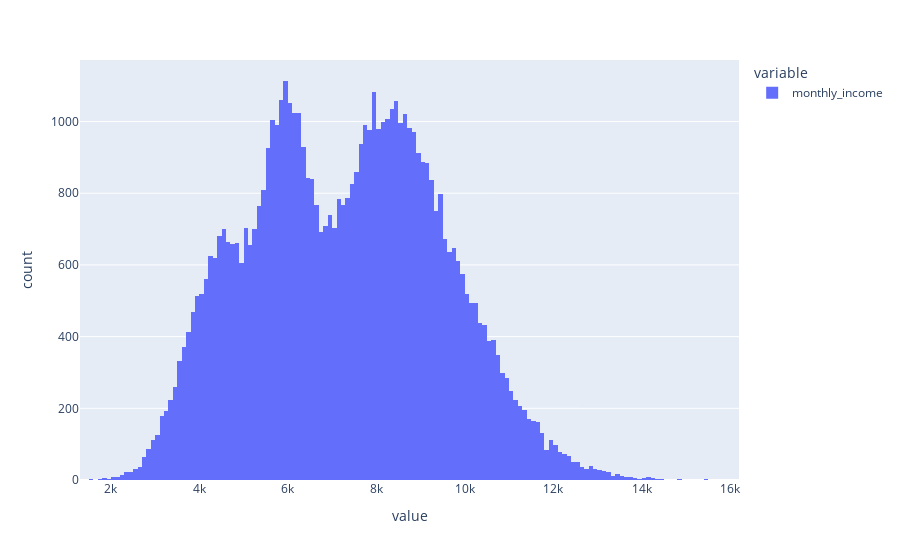

Notebook cell for this chart:
### Markdown cell above
#### Monthly Income

### Code cell
fig = px.histogram(df["monthly_income"])
fig.show()

### Figure 1 — Plotly figure (JSON) as saved in the notebook; plotly's stock layout.template omitted (floating-point values rounded to 4 significant figures; data arrays with more than 128 entries replaced by an {"elided": "..."} marker saying what was removed)
{"data": [{"bingroup": "x", "hovertemplate": "variable=monthly_income<br>value=%{x}<br>count=%{y}<extra></extra>", "legendgroup": "monthly_income", "marker": {"color": "#636efa", "pattern": {"shape": ""}}, "name": "monthly_income", "orientation": "v", "showlegend": true, "type": "histogram", "x": {"elided": "59598 int values"}, "xaxis": "x", "yaxis": "y"}], "layout": {"barmode": "relative", "legend": {"title": {"text": "variable"}, "tracegroupgap": 0}, "margin": {"t": 60}, "xaxis": {"anchor": "y", "domain": [0, 1], "title": {"text": "value"}}, "yaxis": {"anchor": "x", "domain": [0, 1], "title": {"text": "count"}}}}
